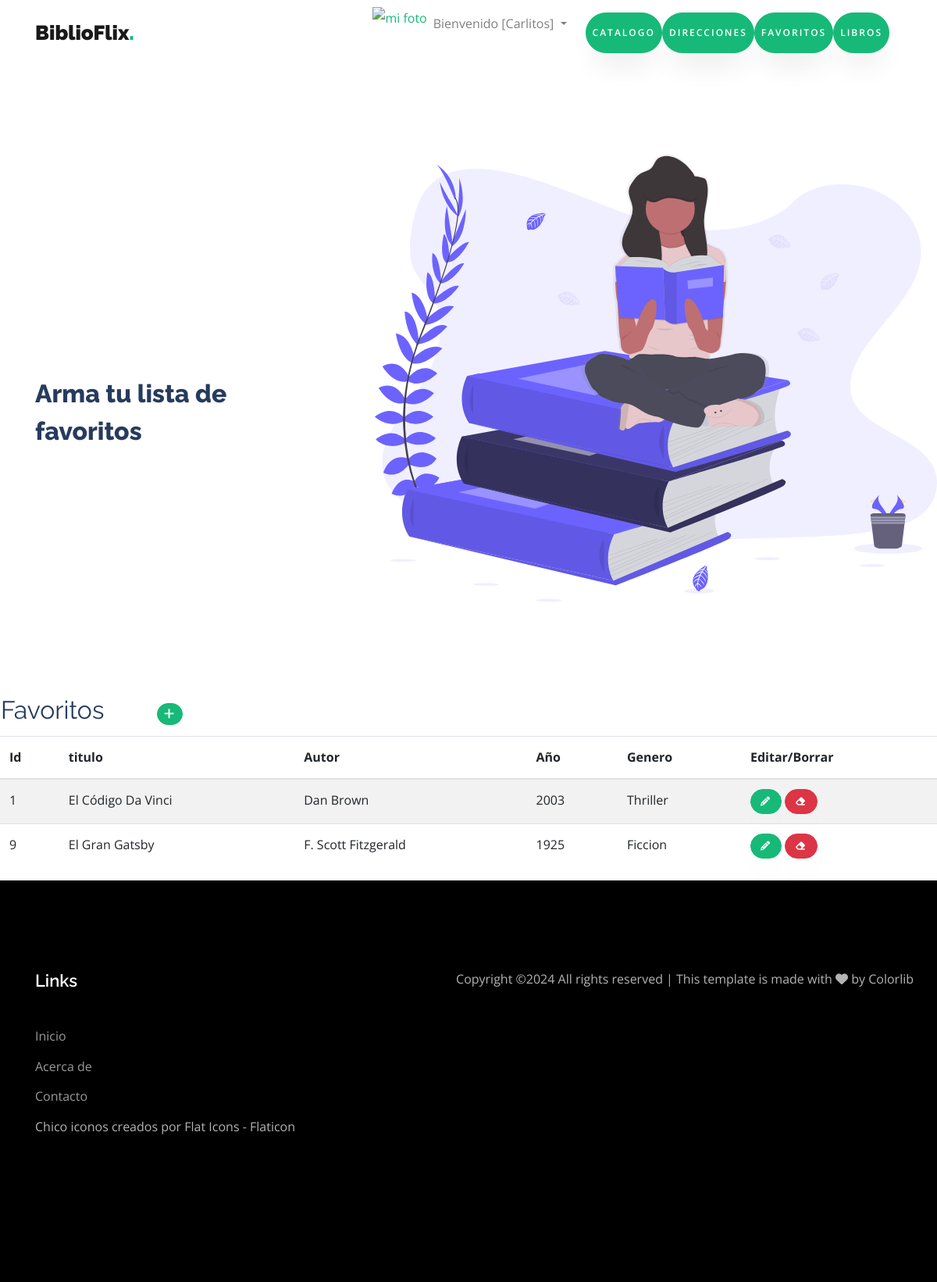
Page /favoritos/ (signed in) on the committed database.
### biblio/models.py (models this page shows, shortened)
class Favorito(models.Model):
    titulo = models.CharField(max_length=50)
    autor = models.CharField(max_length=250)
    anio = models.IntegerField()
    genero = models.CharField(max_length=50)

### biblio/views.py (the view)
# urls.py: path('favoritos/', favoritos, name="favoritos"),
@login_required
def favoritos(request):
    favoritos = Favorito.objects.all()
    contexto = {"favoritos": favoritos}
    return render(request, "biblio/favoritos.html", contexto)

### biblio/templates/biblio/favoritos.html (shortened to what this page needs)
{% extends "biblio/index.html" %}
{% block titulo %}
<h2>Arma tu lista de favoritos</h2>
{% endblock titulo %}
{% block contenido %}
<table>
    <tr>
        <td width="200"><h2>Favoritos</h2></td>
        <td>
            <a
            href="{% url 'favoritosForm' %}"
            class="btn btn-primary btn-sm"
            >
            </a>
        </td>
    </tr>
</table>
<table class="table table-striped">
    <thead>
        <tr>
            <th>Id</td>
            <th>titulo</td>
            <th>Autor</th>
            <th>Año</th>
            <th>Genero</th>
            <th>Editar/Borrar</th>
        </tr>
    </thead>
    <tbody>
    {% for f in favoritos %}
        <tr>
            <td>{{ f.id }}</td>
            <td>{{ f.titulo }}</td>
            <td>{{ f.autor }}</td>
            <td>{{ f.anio }}</td>
            <td>{{ f.genero }}</td>
            <td>
                 <a
                href="{% url 'favoritosUpdate' f.id %}"
                class="btn btn-primary"
                style="--bs-btn-padding-y: .25rem; --bs-btn-padding-x: .5rem; --bs-btn-font-size: .75rem;"
                ><i class="fa-solid fa-pencil" title="Editar"></i>
            </a>
            <a
                href="{% url 'favoritosDelete' f.id %}"
                class="btn btn-danger"
                style="--bs-btn-padding-y: .25rem; --bs-btn-padding-x: .5rem; --bs-btn-font-size: .75rem;"
                ><i class="fa-solid fa-eraser" title="Borrar"></i>
            </a>
            </td>
        </tr>
    {% endfor %}
    </tbody>
</table>
{% endblock contenido %}

### biblio/templates/biblio/index.html (shortened to what this page needs)
<!DOCTYPE html>
<html lang="es">
  <head>
	{% load static %}
		<link rel="stylesheet" href="https://cdnjs.cloudflare.com/ajax/libs/font-awesome/6.0.0-beta3/css/all.min.css">
    <link rel="stylesheet" href="{% static 'css/animate.css' %}">
    <link rel="stylesheet" href="{% static 'css/owl.carousel.min.css' %}">
    <link rel="stylesheet" href="{% static 'css/owl.theme.default.min.css' %}">
    <link rel="stylesheet" href="{% static 'css/magnific-popup.css' %}">
    <link rel="stylesheet" href="{% static 'css/flaticon.css' %}">
    <link rel="stylesheet" href="{% static 'css/style.css' %}">
    <link rel="stylesheet" href="https://cdnjs.cloudflare.com/ajax/libs/font-awesome/6.4.0/css/all.min.css">
  </head>
  <body data-spy="scroll" data-target=".site-navbar-target" data-offset="300">
    <nav class="navbar navbar-expand-lg navbar-light ftco_navbar ftco-navbar-dark site-navbar-target" id="ftco-navbar">
	    <div class="container">
	      <a class="navbar-brand" href="{% url 'home' %}">BiblioFlix<span>.</span></a>
	      <div class="collapse navbar-collapse" id="ftco-nav">
	        <ul class="navbar-nav nav ml-auto">
              {% if user.is_authenticated %}
              <a href="{% url 'crearAvatar' %}">
                <img src="{{ request.session.avatar }}" height="40px" weight="40px" alt="mi foto"></a>
              <li class="nav-item dropdown">
                <a class="nav-link dropdown-toggle" href="#" id="navbarDropdown" role="button" data-toggle="dropdown" aria-haspopup="true" aria-expanded="false">
                    Bienvenido [{{ user.username }}]
                </a>
          </li>
          <nav class="navbar">
            <div class="collapse navbar-collapse" id="navbarNav">
                <ul class="navbar-nav">
                    <li class="nav-item">
                        <a class="navbar-link"><a href="{% url 'catalogo' %}" class="btn btn-primary py-3 px-2"><span>Catalogo</a>
                    <li class="nav-item">
                          <a class="navbar-link"><a href="{% url 'direcciones' %}" class="btn btn-primary py-3 px-2"><span>Direcciones</a>
                    <li class="nav-item">
                          <a class="navbar-link"><a href="{% url 'favoritos' %}" class="btn btn-primary py-3 px-2"><span>Favoritos</a>
                    <li class="nav-item">
                          <a class="navbar-link"><a href="{% url 'libros' %}" class="btn btn-primary py-3 px-2"><span>Libros</a></a>
              {% else %}
              <a class="btn btn-primary py-2 px-2" href="{% url 'login' %}">Login</a>
              <a class="btn btn-primary py-2 px-2" href="{% url 'crear' %}">Crear usuario</a>
              {% endif %}
	        </ul>
	      </div>
	    </div>
	  </nav>
	  <section class="hero-wrap js-fullheight">
      <div class="container-fluid px-0">
          <div class="row d-md-flex no-gutters slider-text align-items-center js-fullheight justify-content-end">
              <img class="one-third js-fullheight align-self-end order-md-last img-fluid" src="{% static 'images/undraw_book_lover_mkck.svg' %}" alt="">
              <div class="one-forth d-flex align-items-center ftco-animate js-fullheight">
                  <div class="text mt-5">
                      {% block titulo %}{% endblock titulo %}
                  </div>
              </div>
          </div>
      </div>
  </section>
					{% block contenido %}
					{% endblock contenido %}
    <footer class="ftco-footer ftco-section">
      <div class="container">
        <div class="row mb-5">
          <div class="col-md">
            <div class="ftco-footer-widget mb-4">
              <h2 class="ftco-heading-2">Links</h2>
              <ul class="list-unstyled">
                <li><a href="#"></span>Inicio</a></li>
                <li><a href="#"></span>Acerca de</a></li>
                <li><a href="#"></span>Contacto</a></li>
                <a href="https://www.flaticon.es/iconos-gratis/chico" title="chico iconos">Chico iconos creados por Flat Icons - Flaticon</a>
              </ul>
            </div>
          </div>
            <p>
  Copyright &copy;<script>document.write(new Date().getFullYear());</script> All rights reserved | This template is made with <i class="fa fa-heart" aria-hidden="true"></i> by <a href="https://colorlib.com" target="_blank">Colorlib</a>
  </p>
          </div>
        </div>
    </footer>
  </body>
</html>

### rows in the picture
Favorito: id "1", titulo "El Código Da Vinci", autor "Dan Brown", anio "2003", genero "Thriller"
Favorito: id "9", titulo "El Gran Gatsby", autor "F. Scott Fitzgerald", anio "1925", genero "Ficcion"

### other values in the picture
{{ user.username }} "Carlitos"
